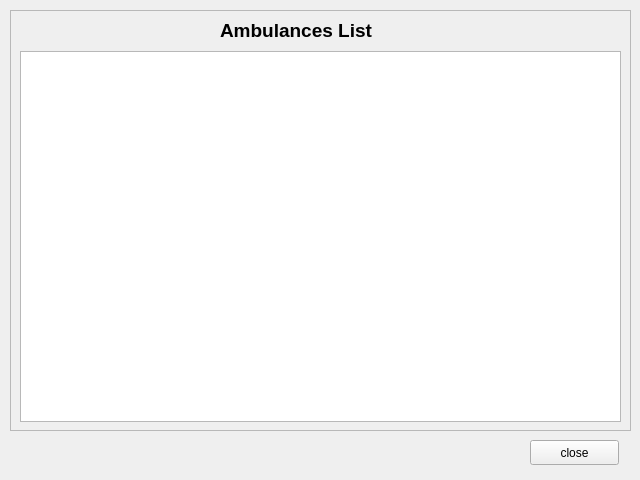
<?xml version="1.0" encoding="UTF-8"?>
<ui version="4.0">
 <class>Form</class>
 <widget class="QWidget" name="Form">
  <property name="geometry">
   <rect>
    <x>0</x>
    <y>0</y>
    <width>640</width>
    <height>480</height>
   </rect>
  </property>
  <property name="windowTitle">
   <string>Ambulances List</string>
  </property>
  <widget class="QFrame" name="frame">
   <property name="geometry">
    <rect>
     <x>10</x>
     <y>10</y>
     <width>621</width>
     <height>421</height>
    </rect>
   </property>
   <property name="frameShape">
    <enum>QFrame::StyledPanel</enum>
   </property>
   <property name="frameShadow">
    <enum>QFrame::Raised</enum>
   </property>
   <widget class="QLabel" name="ambulanceListLabel">
    <property name="geometry">
     <rect>
      <x>210</x>
      <y>0</y>
      <width>191</width>
      <height>41</height>
     </rect>
    </property>
    <property name="styleSheet">
     <string notr="true">font-size:14pt;
font-weight: bold;</string>
    </property>
    <property name="text">
     <string>Ambulances List</string>
    </property>
   </widget>
   <widget class="QTableWidget" name="tableWidget">
    <property name="geometry">
     <rect>
      <x>10</x>
      <y>41</y>
      <width>601</width>
      <height>371</height>
     </rect>
    </property>
   </widget>
  </widget>
  <widget class="QPushButton" name="okButton">
   <property name="geometry">
    <rect>
     <x>530</x>
     <y>440</y>
     <width>89</width>
     <height>25</height>
    </rect>
   </property>
   <property name="text">
    <string>close</string>
   </property>
  </widget>
 </widget>
 <resources/>
 <connections/>
</ui>
